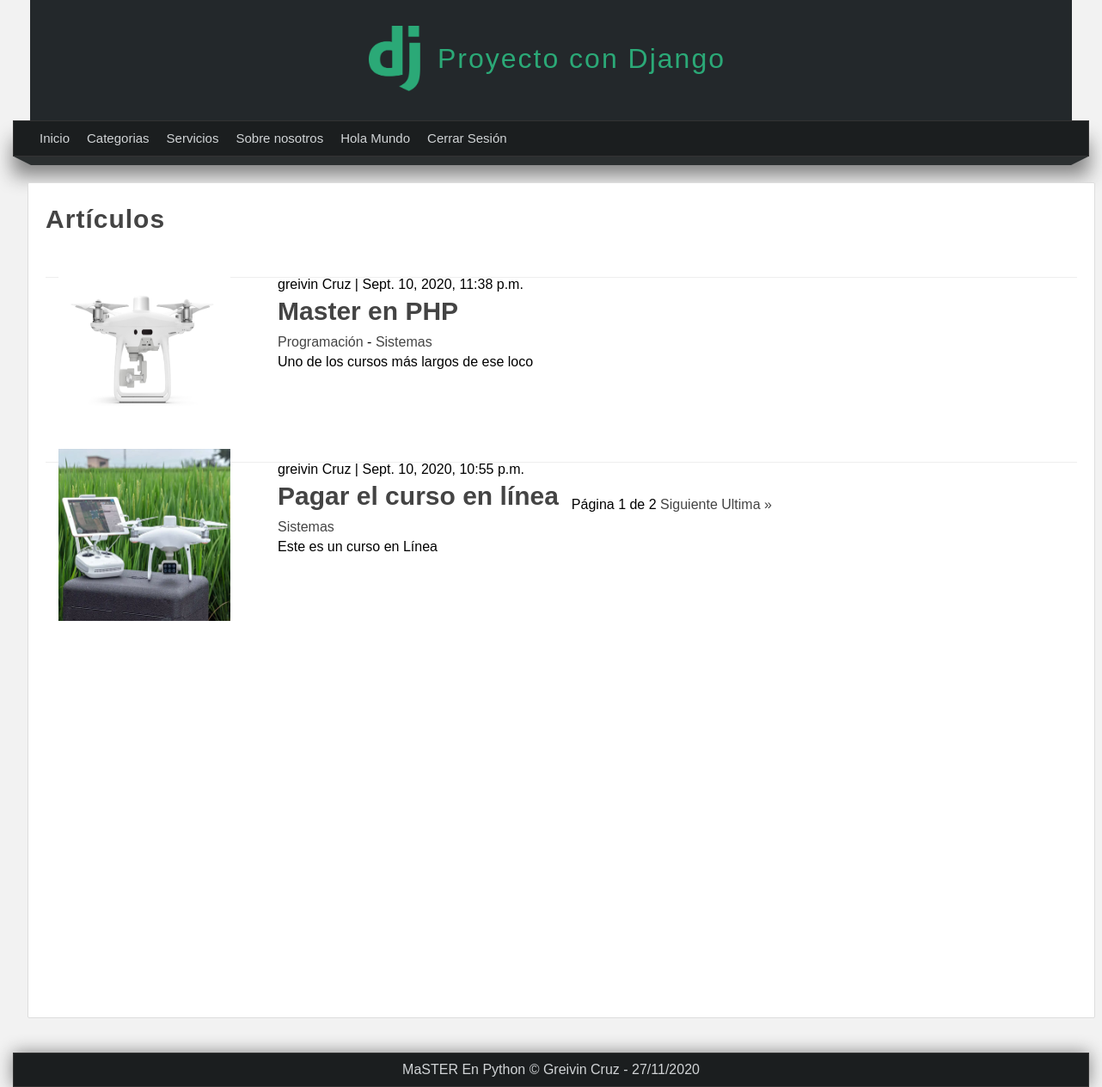
The app's page /articulos/ (signed in) with its own data.
### pages/models.py (models this page shows, shortened)
class Page(models.Model):
    title= models.CharField(max_length=50, verbose_name="Título")
    content= RichTextField(verbose_name="Contenido")
    slug= models.CharField(unique=True, max_length=150, verbose_name="URL Amigable")
    order= models.IntegerField(default=0, verbose_name="Orden")
    visible = models.BooleanField(verbose_name="Visible?")
    created_at = models.DateTimeField(auto_now_add=True, verbose_name="Creado en ")
    updated_at= models.DateTimeField(auto_now=True, verbose_name="Actualizado en")
    class Meta:
        verbose_name="Página"
        verbose_name_plural = "Páginas"

### blog/models.py (models this page shows, shortened)
class Article(models.Model):
    title = models.CharField(max_length=150, verbose_name="Titulo")
    content = RichTextField(verbose_name='Contenido')
    image = models.ImageField(default='null', verbose_name='Imagen', upload_to="articles")
    public= models.BooleanField(verbose_name='¿Publicado?')
    user = models.ForeignKey(User, editable=False, verbose_name='Usuario', on_delete=models.CASCADE)
    categories = models.ManyToManyField(Category, verbose_name="Categorias", blank=True, related_name="articles")
    created_at = models.DateTimeField(auto_now_add=True, verbose_name='Creado en')
    updated_at = models.DateTimeField(auto_now=True, verbose_name='Actualizado en')
    class Meta:
        verbose_name='Artículo'
        verbose_name_plural='Artículos'
        ordering = ['-created_at']

class Category(models.Model):
    name = models.CharField(max_length=100, verbose_name='Nombre')
    description = models.CharField(max_length=255, verbose_name='Descripcion')
    created_at = models.DateTimeField(auto_now_add=True, verbose_name='Creado en')
    class Meta:
        verbose_name='Categoria'
        verbose_name_plural='Categorias'

### blog/views.py (the view)
# urls.py: path('articulos/', views.list, name="list_articles"),
@login_required(login_url='login')
def list(request):
    articles = Article.objects.all()
    paginator = Paginator(articles, 2)
    page = request.GET.get('page')
    page_articles = paginator.get_page(page)
    return render (request, 'articles/list.html',{
        'title':'Artículos',
        'articles': page_articles
    })

### blog/processor.py (called while the page is built)
def get_categories(request):
    categories_in_use = Article.objects.values_list('categories', flat=True)
    categories = Category.objects.filter(id__in=categories_in_use).values_list('id', 'name',)
    return {
        'categories' : categories,
        'categories_in_use' : categories_in_use
    }

### pages/context_processors.py (called while the page is built)
def get_pages(request):
    pages = Page.objects.filter(visible=True).order_by('order').values_list('id', 'title', 'slug')
    return {
        'pages' : pages
    }

### blog/templates/articles/list.html (shortened to what this page needs)
{% extends 'layouts/layout.html' %}
{% block content%}
    <h1 class="title">{{title}}</h1>
    {% include  'articles/articles.html' %}
    {% include  'articles/pagination.html' %}
{% endblock%}

### mainapp/templates/layouts/layout.html (shortened to what this page needs)
{% load static %}
<!DOCTYPE html>
<html lang="en">
<head>
    {% load static%}
    <link rel="stylesheet" href="{% static 'css/styles.css' %}"/>
</head>
<body>
    <header>
        <div id="logotipo">
            <img src="{% static 'images/logo.png' %}">
            <h1>Proyecto con Django</h1>
        </div>
    </header>
    <nav>
        <ul>
            <li>
                <a href="{% url 'index' %}">Inicio</a>
            </li>
            {% if user.email %}
                    <li>
                        <a href="{% url 'list_articles' %}">Categorias</a>
                    </li>
                    {% for page in pages %}
                        <li>
                            <a href="{% url 'page' page.2%}" >{{page.1}}</a>
                        </li>
                    {% endfor%}
                    <li>
                        <a href="{% url 'logout' %}">Cerrar Sesión</a>
                    </li>
                {%endif%}
        </ul>
    </nav>
    <div class="barra">
        <span class="esquina-izquierda"></span>
        <span class="relleno-barra"></span>
        <span class="esquina-derecha"></span>
    </div>
   <div id="content">
       <div class="box">
            {% block content%}{% endblock%}
       </div>
    </div>
    <footer>
        MaSTER En Python &copy; Greivin Cruz - {% now "d/m/Y" %}
    </footer>
</body>
</html>

### blog/templates/articles/articles.html (shortened to what this page needs)
{% for article in articles %}
    <article class="article-item">
        {% if article.image != 'null' and article.image.url|length >= 1  %}
            <div class="image">
                <img src="{{article.image.url}}" >
            </div>
        {%endif%}
        <div class="data">
            <span>
            {{article.user.first_name }} {{article.user.last_name}} |
            {{article.created_at }}
            </span>
            <h2>
            <a href="{% url 'article' article.id %}"> {{article.title}} </a>
            </h2>
            <p>
                {% for category in article.categories.all%}
                    <a href="{% url 'category' category.id %}">{{category.name}}</a>
                    {%if forloop.counter < article.categories.all|length %}
                        {{'-'}}
                    {%endif%}
                {%endfor%}
            </p>
            <p>
            {{article.content|safe}}
            </p>
        </div>
    </article>
{% endfor %}

### mainapp/static/css/styles.css (style rules this page uses)
* { margin: 0px; padding: 0px; font-family: sans-serif, Arial, Helvetica; text-decoration: none; }
p,h2,h3, ul { margin-top: 5px; margin-bottom: 5px; }
ul,ol { margin-left: 20px; margin-bottom: 10px; }
body { background-color: #f2f2f2; }
header { width: 1212px; height: 140px; background-color: #23282B; margin: 0px auto; }
#logotipo { width: 35%; height: 130px; margin: 0 auto; padding-top: 10px; }
#logotipo h1 { display: block; float: left; margin-top: 40px; margin-left: 20px; letter-spacing: 2px; font-weight: normal; color: #2ba977; }
#logotipo img { display: block; width: 60px; float: left; margin-top: 20px; }
nav { width: 1250px; height: 40px; margin: 0 auto; background-color: #1B1E1F; border: 1px solid #333333; box-shadow: 0px 22px 22px gray; font-size: 15px; }
nav > ul { list-style:none; text-decoration: none; }
nav > ul > li { line-height: 30px; float:left; }
nav > ul > li > a { display: block; padding-left: 10px; padding-right: 10px; color: #d1d4d6; }
.barra { width: 1250px; margin: 0 auto; margin-bottom: 20px; }
.esquina-izquierda { display: block; border-left: 20px solid transparent; border-top: 10px solid #2b2f30; float: left; }
.esquina-derecha { display: block; border-right: 20px solid transparent; border-top: 10px solid #2b2f30; float: right; }
.relleno-barra { display: block; width: 1210px; height: 10px; background: #2b2f30; float: left; }
#content { width: 95%; min-height: 930px; margin: 0 auto; margin-top: 30px; margin-bottom: 40px; }
.box { background: white; width: 1200px; min-height: 930px; padding: 20px; border: 1px solid #ddd; border-radius: 2px; margin: 0 auto; }
.box .image { width: 45%; float: left; margin-right: 40px }
.box .image img { width: 100%; }
.box a { color: #444444; transition: all 300ms; }
.title { color: #444444; letter-spacing: 1px; font-size:30px; margin-bottom: 10px; margin-top: 5px; }
.article-item { margin-bottom: 40px; margin-top: 20px; padding: 15px; border-bottom: 1px solid #eee; clear: both; }
.article-item .image { float: left; width: 200px; height: 200px; overflow: hidden; }
.article-item .image img { height: 200px; }
.article-item .data { padding-top: 0px; float: left; padding: 15px; }
.article-item h2 { display: block; font-size: 30px; color:#333; margin-bottom: 10px; }
footer { width: 1250px; background-color: #1B1E1F; border: 1px solid #333333; color: #d1d4d6; text-align: center; margin: 0 auto; padding-top: 10px; padding-bottom: 10px; box-shadow: 0px 0px 20px gray; }

### records on screen
Page: title "Servicios"
Page: title "Sobre nosotros"
Page: title "Hola Mundo"
Article: image (picture), user.first_name "greivin", user.last_name "Cruz", created_at "Sept. 10, 2020, 11:38 p.m.", title "Master en PHP", content "Uno de los cursos más largos de ese loco"
Category: name "Programación", value "-"
Category: name "Sistemas"
Article: image (picture), user.first_name "greivin", user.last_name "Cruz", created_at "Sept. 10, 2020, 10:55 p.m.", title "Pagar el curso en línea", content "Este es un curso en Línea"

### other values on screen
{{ title }} "Artículos"
{{ articles.number }} "1"
{{ articles.paginator.num_pages }} "2"
